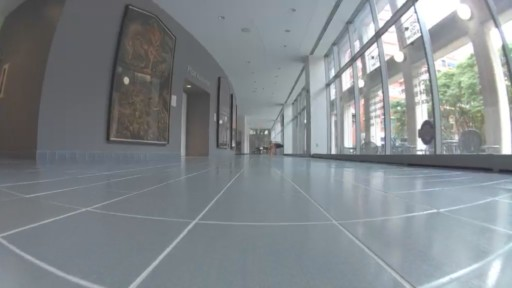
#> input picture erc_indoor/data/route_map/frames/00026.jpg, 512 x 288 px
$ python -i bearing.py   (imports and definitions only)
#> lines starting #> are read from the running program, lines starting #| are printed output that depends on the picture
"""
Heading error between the live view and a teach-lap view (BearNav-style).

A pure yaw rotation shifts every feature horizontally by roughly the same
number of pixels, so the MODE of the horizontal displacements between matched
features is the heading difference. The mode (histogram vote), not the mean,
because matches on near-field floor tiles and reflections disagree with the
far corridor and must be outvoted rather than averaged in.

Sign convention (matches the rover: positive angular = LEFT):
  yaw_err_deg > 0  means the live camera points LEFT of the teach camera,
                   so the rover should turn RIGHT (negative angular).
"""
from __future__ import annotations

from dataclasses import dataclass
from typing import Optional

import cv2
import numpy as np

WORK_W, WORK_H = 512, 288
# fx measured by 360-degree spin loop closure at 1024 px (erc_urban/camera_front.json).
FX_1024 = 340.0
FX = FX_1024 * WORK_W / 1024.0
BIN_PX = 4.0
MAX_DY_PX = 24.0   # rotation is horizontal; big vertical shifts are wrong matches


@dataclass
class Bearing:
    yaw_err_deg: float
    confidence: float      # fraction of matches agreeing with the mode
    n_matches: int
    n_inliers: int

    @property
    def ok(self) -> bool:
        return self.n_inliers >= 12 and self.confidence >= 0.2


@dataclass
class Features:
    kp: np.ndarray        # (N, 2) xy at WORK size
    desc: Optional[np.ndarray]


_CLAHE = cv2.createCLAHE(clipLimit=2.0, tileGridSize=(8, 8))
_SIFT = cv2.SIFT_create(nfeatures=1000)
_BF = cv2.BFMatcher(cv2.NORM_L2)


def features(rgb: np.ndarray) -> Features:
    g = cv2.cvtColor(rgb, cv2.COLOR_RGB2GRAY)
    g = cv2.resize(g, (WORK_W, WORK_H), interpolation=cv2.INTER_AREA)
    g = _CLAHE.apply(g)
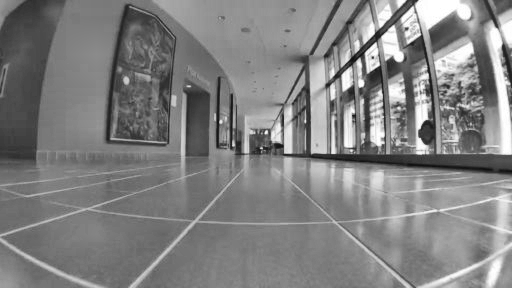
#> g: shape (288, 512); min 15, max 255, mean 129.2
    kps, desc = _SIFT.detectAndCompute(g, None)
#> kps = 876 keypoints; strongest (x, y, size): (421, 148, 9.3), (407, 29, 2.3), (233, 145, 2.4), (361, 83, 4.8)
    xy = np.array([k.pt for k in kps], np.float32).reshape(-1, 2)
#> xy = 876 pairs, first value 2.53 to 509.1, second value 3.52 to 284.9
    return Features(xy, desc)


def px_to_deg(dx: float) -> float:
    return float(np.degrees(np.arctan2(dx, FX)))


# [23 lines left out: function bearing, not called in this run]


# ---- DINOv2 patch-grid heading (fallback when SIFT fails) -------------------
# One patch column of the 392-px-wide DINO input spans 1024/28 = 36.6 px of the
# 1024 frame, ~6.1 deg at fx 340. Validated against SIFT on lap-1 corners:
# +24.0 vs +22.2, +17.2 vs +15.2, -13.1 vs -13.1, -12.0 vs -11.6 deg.
DINO_PATCH_DEG = float(np.degrees(np.arctan((1024.0 / 28.0) / FX_1024)))


# [20 lines left out: function dino_shift, not called in this run]

>>> import cv2
>>> picture = cv2.cvtColor(cv2.imread('data/route_map/frames/00026.jpg'), cv2.COLOR_BGR2RGB)
>>> result = features(picture)

$ run again, on erc_indoor/data/route_map/frames/00067.jpg
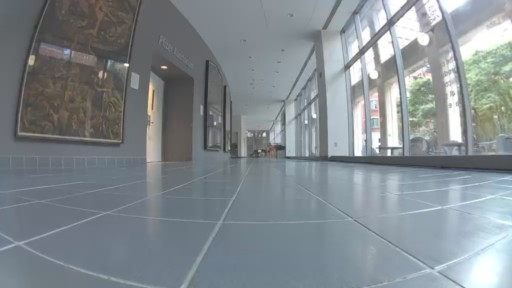
#> input picture erc_indoor/data/route_map/frames/00067.jpg, 512 x 288 px
#> in features, `g = _CLAHE.apply(g)`:
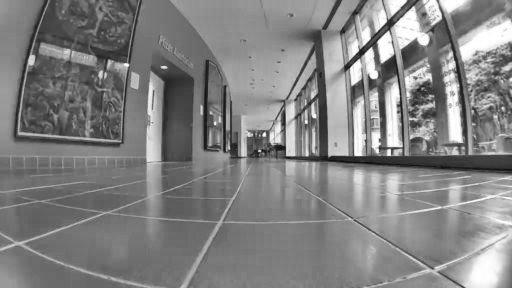
#> g: shape (288, 512); min 14, max 255, mean 129.8
#> kps = 990 keypoints; strongest (x, y, size): (264, 134, 2.5), (362, 51, 5.6), (306, 122, 2.2), (347, 67, 5.1)
#> xy = 990 pairs, first value 4.69 to 509.2, second value 3.41 to 284.8

$ run again, on erc_indoor/data/route_map/frames/00098.jpg
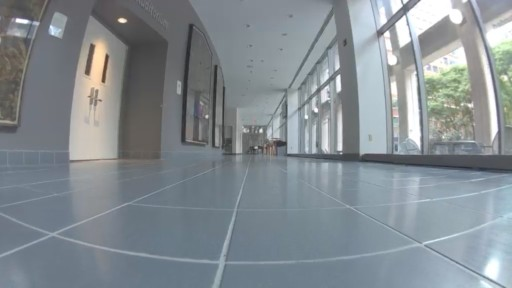
#> input picture erc_indoor/data/route_map/frames/00098.jpg, 512 x 288 px
#> in features, `g = _CLAHE.apply(g)`:
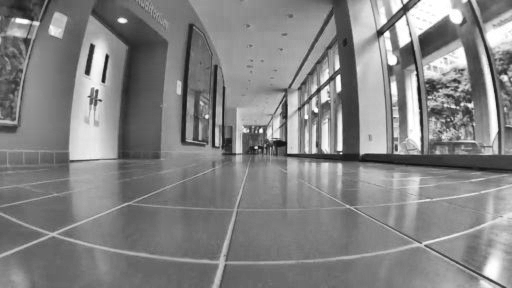
#> g: shape (288, 512); min 16, max 255, mean 131.6
#> kps = 851 keypoints; strongest (x, y, size): (261, 131, 2.6), (256, 147, 1.9), (87, 72, 4.5), (338, 78, 3.8)
#> xy = 851 pairs, first value 3.24 to 509.2, second value 2.83 to 282.3
